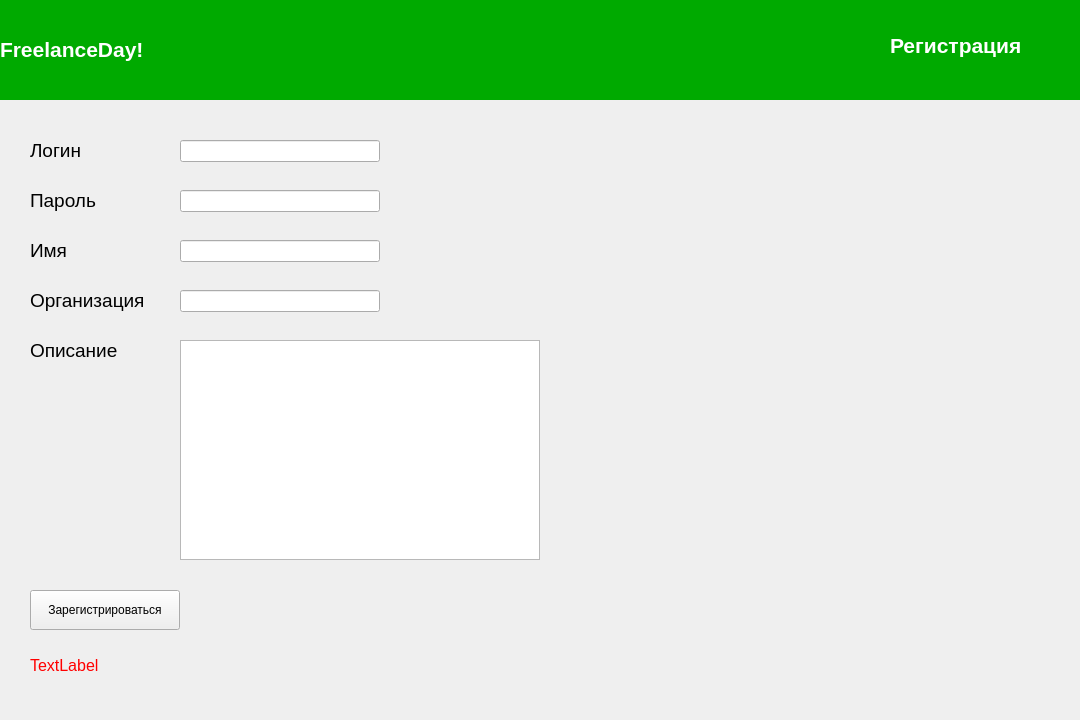
<?xml version="1.0" encoding="UTF-8"?>
<ui version="4.0">
 <class>Form</class>
 <widget class="QWidget" name="Form">
  <property name="geometry">
   <rect>
    <x>0</x>
    <y>0</y>
    <width>1080</width>
    <height>720</height>
   </rect>
  </property>
  <property name="windowTitle">
   <string>FreelanceDay! - Регистрация заказчика</string>
  </property>
  <widget class="QLineEdit" name="lineEdit_3">
   <property name="geometry">
    <rect>
     <x>180</x>
     <y>290</y>
     <width>200</width>
     <height>22</height>
    </rect>
   </property>
  </widget>
  <widget class="QLabel" name="label">
   <property name="geometry">
    <rect>
     <x>0</x>
     <y>0</y>
     <width>1080</width>
     <height>100</height>
    </rect>
   </property>
   <property name="palette">
    <palette>
     <active>
      <colorrole role="WindowText">
       <brush brushstyle="SolidPattern">
        <color alpha="255">
         <red>0</red>
         <green>0</green>
         <blue>0</blue>
        </color>
       </brush>
      </colorrole>
      <colorrole role="Button">
       <brush brushstyle="SolidPattern">
        <color alpha="255">
         <red>0</red>
         <green>170</green>
         <blue>0</blue>
        </color>
       </brush>
      </colorrole>
      <colorrole role="Light">
       <brush brushstyle="SolidPattern">
        <color alpha="255">
         <red>0</red>
         <green>255</green>
         <blue>0</blue>
        </color>
       </brush>
      </colorrole>
      <colorrole role="Midlight">
       <brush brushstyle="SolidPattern">
        <color alpha="255">
         <red>0</red>
         <green>212</green>
         <blue>0</blue>
        </color>
       </brush>
      </colorrole>
      <colorrole role="Dark">
       <brush brushstyle="SolidPattern">
        <color alpha="255">
         <red>0</red>
         <green>85</green>
         <blue>0</blue>
        </color>
       </brush>
      </colorrole>
      <colorrole role="Mid">
       <brush brushstyle="SolidPattern">
        <color alpha="255">
         <red>0</red>
         <green>113</green>
         <blue>0</blue>
        </color>
       </brush>
      </colorrole>
      <colorrole role="Text">
       <brush brushstyle="SolidPattern">
        <color alpha="255">
         <red>0</red>
         <green>0</green>
         <blue>0</blue>
        </color>
       </brush>
      </colorrole>
      <colorrole role="BrightText">
       <brush brushstyle="SolidPattern">
        <color alpha="255">
         <red>255</red>
         <green>255</green>
         <blue>255</blue>
        </color>
       </brush>
      </colorrole>
      <colorrole role="ButtonText">
       <brush brushstyle="SolidPattern">
        <color alpha="255">
         <red>0</red>
         <green>0</green>
         <blue>0</blue>
        </color>
       </brush>
      </colorrole>
      <colorrole role="Base">
       <brush brushstyle="SolidPattern">
        <color alpha="255">
         <red>255</red>
         <green>255</green>
         <blue>255</blue>
        </color>
       </brush>
      </colorrole>
      <colorrole role="Window">
       <brush brushstyle="SolidPattern">
        <color alpha="255">
         <red>0</red>
         <green>170</green>
         <blue>0</blue>
        </color>
       </brush>
      </colorrole>
      <colorrole role="Shadow">
       <brush brushstyle="SolidPattern">
        <color alpha="255">
         <red>0</red>
         <green>0</green>
         <blue>0</blue>
        </color>
       </brush>
      </colorrole>
      <colorrole role="AlternateBase">
       <brush brushstyle="SolidPattern">
        <color alpha="255">
         <red>127</red>
         <green>212</green>
         <blue>127</blue>
        </color>
       </brush>
      </colorrole>
      <colorrole role="ToolTipBase">
       <brush brushstyle="SolidPattern">
        <color alpha="255">
         <red>255</red>
         <green>255</green>
         <blue>220</blue>
        </color>
       </brush>
      </colorrole>
      <colorrole role="ToolTipText">
       <brush brushstyle="SolidPattern">
        <color alpha="255">
         <red>0</red>
         <green>0</green>
         <blue>0</blue>
        </color>
       </brush>
      </colorrole>
     </active>
     <inactive>
      <colorrole role="WindowText">
       <brush brushstyle="SolidPattern">
        <color alpha="255">
         <red>0</red>
         <green>0</green>
         <blue>0</blue>
        </color>
       </brush>
      </colorrole>
      <colorrole role="Button">
       <brush brushstyle="SolidPattern">
        <color alpha="255">
         <red>0</red>
         <green>170</green>
         <blue>0</blue>
        </color>
       </brush>
      </colorrole>
      <colorrole role="Light">
       <brush brushstyle="SolidPattern">
        <color alpha="255">
         <red>0</red>
         <green>255</green>
         <blue>0</blue>
        </color>
       </brush>
      </colorrole>
      <colorrole role="Midlight">
       <brush brushstyle="SolidPattern">
        <color alpha="255">
         <red>0</red>
         <green>212</green>
         <blue>0</blue>
        </color>
       </brush>
      </colorrole>
      <colorrole role="Dark">
       <brush brushstyle="SolidPattern">
        <color alpha="255">
         <red>0</red>
         <green>85</green>
         <blue>0</blue>
        </color>
       </brush>
      </colorrole>
      <colorrole role="Mid">
       <brush brushstyle="SolidPattern">
        <color alpha="255">
         <red>0</red>
         <green>113</green>
         <blue>0</blue>
        </color>
       </brush>
      </colorrole>
      <colorrole role="Text">
       <brush brushstyle="SolidPattern">
        <color alpha="255">
         <red>0</red>
         <green>0</green>
         <blue>0</blue>
        </color>
       </brush>
      </colorrole>
      <colorrole role="BrightText">
       <brush brushstyle="SolidPattern">
        <color alpha="255">
         <red>255</red>
         <green>255</green>
         <blue>255</blue>
        </color>
       </brush>
      </colorrole>
      <colorrole role="ButtonText">
       <brush brushstyle="SolidPattern">
        <color alpha="255">
         <red>0</red>
         <green>0</green>
         <blue>0</blue>
        </color>
       </brush>
      </colorrole>
      <colorrole role="Base">
       <brush brushstyle="SolidPattern">
        <color alpha="255">
         <red>255</red>
         <green>255</green>
         <blue>255</blue>
        </color>
       </brush>
      </colorrole>
      <colorrole role="Window">
       <brush brushstyle="SolidPattern">
        <color alpha="255">
         <red>0</red>
         <green>170</green>
         <blue>0</blue>
        </color>
       </brush>
      </colorrole>
      <colorrole role="Shadow">
       <brush brushstyle="SolidPattern">
        <color alpha="255">
         <red>0</red>
         <green>0</green>
         <blue>0</blue>
        </color>
       </brush>
      </colorrole>
      <colorrole role="AlternateBase">
       <brush brushstyle="SolidPattern">
        <color alpha="255">
         <red>127</red>
         <green>212</green>
         <blue>127</blue>
        </color>
       </brush>
      </colorrole>
      <colorrole role="ToolTipBase">
       <brush brushstyle="SolidPattern">
        <color alpha="255">
         <red>255</red>
         <green>255</green>
         <blue>220</blue>
        </color>
       </brush>
      </colorrole>
      <colorrole role="ToolTipText">
       <brush brushstyle="SolidPattern">
        <color alpha="255">
         <red>0</red>
         <green>0</green>
         <blue>0</blue>
        </color>
       </brush>
      </colorrole>
     </inactive>
     <disabled>
      <colorrole role="WindowText">
       <brush brushstyle="SolidPattern">
        <color alpha="255">
         <red>0</red>
         <green>85</green>
         <blue>0</blue>
        </color>
       </brush>
      </colorrole>
      <colorrole role="Button">
       <brush brushstyle="SolidPattern">
        <color alpha="255">
         <red>0</red>
         <green>170</green>
         <blue>0</blue>
        </color>
       </brush>
      </colorrole>
      <colorrole role="Light">
       <brush brushstyle="SolidPattern">
        <color alpha="255">
         <red>0</red>
         <green>255</green>
         <blue>0</blue>
        </color>
       </brush>
      </colorrole>
      <colorrole role="Midlight">
       <brush brushstyle="SolidPattern">
        <color alpha="255">
         <red>0</red>
         <green>212</green>
         <blue>0</blue>
        </color>
       </brush>
      </colorrole>
      <colorrole role="Dark">
       <brush brushstyle="SolidPattern">
        <color alpha="255">
         <red>0</red>
         <green>85</green>
         <blue>0</blue>
        </color>
       </brush>
      </colorrole>
      <colorrole role="Mid">
       <brush brushstyle="SolidPattern">
        <color alpha="255">
         <red>0</red>
         <green>113</green>
         <blue>0</blue>
        </color>
       </brush>
      </colorrole>
      <colorrole role="Text">
       <brush brushstyle="SolidPattern">
        <color alpha="255">
         <red>0</red>
         <green>85</green>
         <blue>0</blue>
        </color>
       </brush>
      </colorrole>
      <colorrole role="BrightText">
       <brush brushstyle="SolidPattern">
        <color alpha="255">
         <red>255</red>
         <green>255</green>
         <blue>255</blue>
        </color>
       </brush>
      </colorrole>
      <colorrole role="ButtonText">
       <brush brushstyle="SolidPattern">
        <color alpha="255">
         <red>0</red>
         <green>85</green>
         <blue>0</blue>
        </color>
       </brush>
      </colorrole>
      <colorrole role="Base">
       <brush brushstyle="SolidPattern">
        <color alpha="255">
         <red>0</red>
         <green>170</green>
         <blue>0</blue>
        </color>
       </brush>
      </colorrole>
      <colorrole role="Window">
       <brush brushstyle="SolidPattern">
        <color alpha="255">
         <red>0</red>
         <green>170</green>
         <blue>0</blue>
        </color>
       </brush>
      </colorrole>
      <colorrole role="Shadow">
       <brush brushstyle="SolidPattern">
        <color alpha="255">
         <red>0</red>
         <green>0</green>
         <blue>0</blue>
        </color>
       </brush>
      </colorrole>
      <colorrole role="AlternateBase">
       <brush brushstyle="SolidPattern">
        <color alpha="255">
         <red>0</red>
         <green>170</green>
         <blue>0</blue>
        </color>
       </brush>
      </colorrole>
      <colorrole role="ToolTipBase">
       <brush brushstyle="SolidPattern">
        <color alpha="255">
         <red>255</red>
         <green>255</green>
         <blue>220</blue>
        </color>
       </brush>
      </colorrole>
      <colorrole role="ToolTipText">
       <brush brushstyle="SolidPattern">
        <color alpha="255">
         <red>0</red>
         <green>0</green>
         <blue>0</blue>
        </color>
       </brush>
      </colorrole>
     </disabled>
    </palette>
   </property>
   <property name="autoFillBackground">
    <bool>true</bool>
   </property>
   <property name="text">
    <string>&lt;html&gt;&lt;head/&gt;&lt;body&gt;&lt;p&gt;&lt;span style=&quot; font-size:16pt; font-weight:600; color:#ffffff;&quot;&gt;FreelanceDay!&lt;/span&gt;&lt;/p&gt;&lt;/body&gt;&lt;/html&gt;</string>
   </property>
   <property name="margin">
    <number>10</number>
   </property>
  </widget>
  <widget class="QLabel" name="label_6">
   <property name="geometry">
    <rect>
     <x>30</x>
     <y>330</y>
     <width>111</width>
     <height>41</height>
    </rect>
   </property>
   <property name="text">
    <string>&lt;html&gt;&lt;head/&gt;&lt;body&gt;&lt;p&gt;&lt;span style=&quot; font-size:14pt;&quot;&gt;Описание&lt;/span&gt;&lt;/p&gt;&lt;/body&gt;&lt;/html&gt;</string>
   </property>
  </widget>
  <widget class="QLabel" name="label_2">
   <property name="geometry">
    <rect>
     <x>890</x>
     <y>20</y>
     <width>191</width>
     <height>51</height>
    </rect>
   </property>
   <property name="text">
    <string>&lt;html&gt;&lt;head/&gt;&lt;body&gt;&lt;p&gt;&lt;span style=&quot; font-size:16pt; font-weight:600; color:#ffffff;&quot;&gt;Регистрация&lt;/span&gt;&lt;/p&gt;&lt;/body&gt;&lt;/html&gt;</string>
   </property>
  </widget>
  <widget class="QPushButton" name="pushButton">
   <property name="geometry">
    <rect>
     <x>30</x>
     <y>590</y>
     <width>150</width>
     <height>40</height>
    </rect>
   </property>
   <property name="text">
    <string>Зарегистрироваться</string>
   </property>
  </widget>
  <widget class="QLineEdit" name="lineEdit_2">
   <property name="geometry">
    <rect>
     <x>180</x>
     <y>190</y>
     <width>200</width>
     <height>22</height>
    </rect>
   </property>
  </widget>
  <widget class="QTextEdit" name="textEdit">
   <property name="geometry">
    <rect>
     <x>180</x>
     <y>340</y>
     <width>360</width>
     <height>220</height>
    </rect>
   </property>
  </widget>
  <widget class="QLabel" name="label_4">
   <property name="geometry">
    <rect>
     <x>30</x>
     <y>180</y>
     <width>101</width>
     <height>41</height>
    </rect>
   </property>
   <property name="text">
    <string>&lt;html&gt;&lt;head/&gt;&lt;body&gt;&lt;p&gt;&lt;span style=&quot; font-size:14pt;&quot;&gt;Пароль&lt;/span&gt;&lt;/p&gt;&lt;/body&gt;&lt;/html&gt;</string>
   </property>
  </widget>
  <widget class="QLabel" name="label_3">
   <property name="geometry">
    <rect>
     <x>30</x>
     <y>130</y>
     <width>101</width>
     <height>41</height>
    </rect>
   </property>
   <property name="text">
    <string>&lt;html&gt;&lt;head/&gt;&lt;body&gt;&lt;p&gt;&lt;span style=&quot; font-size:14pt;&quot;&gt;Логин&lt;/span&gt;&lt;/p&gt;&lt;/body&gt;&lt;/html&gt;</string>
   </property>
  </widget>
  <widget class="QLineEdit" name="lineEdit">
   <property name="geometry">
    <rect>
     <x>180</x>
     <y>140</y>
     <width>200</width>
     <height>22</height>
    </rect>
   </property>
  </widget>
  <widget class="QLabel" name="label_5">
   <property name="geometry">
    <rect>
     <x>30</x>
     <y>280</y>
     <width>141</width>
     <height>41</height>
    </rect>
   </property>
   <property name="text">
    <string>&lt;html&gt;&lt;head/&gt;&lt;body&gt;&lt;p&gt;&lt;span style=&quot; font-size:14pt;&quot;&gt;Организация&lt;/span&gt;&lt;/p&gt;&lt;/body&gt;&lt;/html&gt;</string>
   </property>
  </widget>
  <widget class="QLineEdit" name="lineEdit_4">
   <property name="geometry">
    <rect>
     <x>180</x>
     <y>240</y>
     <width>200</width>
     <height>22</height>
    </rect>
   </property>
  </widget>
  <widget class="QLabel" name="label_7">
   <property name="geometry">
    <rect>
     <x>30</x>
     <y>230</y>
     <width>101</width>
     <height>41</height>
    </rect>
   </property>
   <property name="text">
    <string>&lt;html&gt;&lt;head/&gt;&lt;body&gt;&lt;p&gt;&lt;span style=&quot; font-size:14pt;&quot;&gt;Имя&lt;/span&gt;&lt;/p&gt;&lt;/body&gt;&lt;/html&gt;</string>
   </property>
  </widget>
  <widget class="QLabel" name="label_8">
   <property name="geometry">
    <rect>
     <x>30</x>
     <y>650</y>
     <width>121</width>
     <height>31</height>
    </rect>
   </property>
   <property name="text">
    <string>&lt;html&gt;&lt;head/&gt;&lt;body&gt;&lt;p&gt;&lt;span style=&quot; font-size:12pt; color:#ff0000;&quot;&gt;TextLabel&lt;/span&gt;&lt;/p&gt;&lt;/body&gt;&lt;/html&gt;</string>
   </property>
  </widget>
 </widget>
 <resources/>
 <connections/>
</ui>
